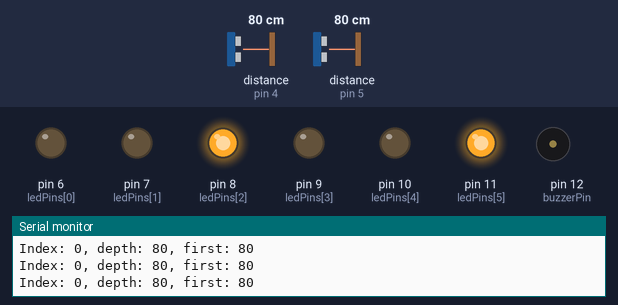
The sketch below on a simulated Arduino Uno, built with avr-gcc and run on an emulated ATmega328P. On the bench: output pins drawn as LEDs (lit = HIGH), buzzer (waves = sounding), the last lines printed to the serial monitor. Wiring (inferred from the names in the program): 2 × ultrasonic range finder: trigger pin 2, echo pin 4 / trigger pin 3, echo pin 5. Inputs (shaded band) come from the test bench; at power-on: distance to the obstacle (sensors on pin 4, pin 5) 80 cm. The echo pulse lasts 58.3 µs per cm; pins used as bus, display or sensor lines are not drawn.

Above: at 1.2 s.
1.3 s: distance to the obstacle (sensor on pin 4) set to 136 cm
4.3 s: distance to the obstacle (sensor on pin 4) set to 144 cm
At 5.3 s:
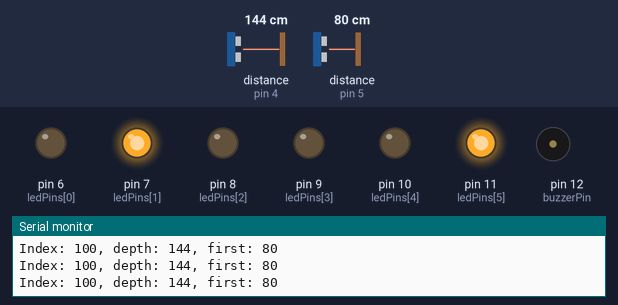
5.9 s: distance to the obstacle (sensor on pin 5) set to 64 cm
7.4 s: distance to the obstacle (sensor on pin 5) set to 57 cm
At 8.3 s:
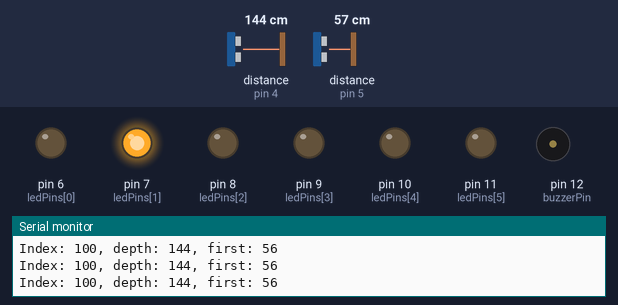
8.9 s: distance to the obstacle (sensor on pin 4) set to 2 cm
At 10.1 s:
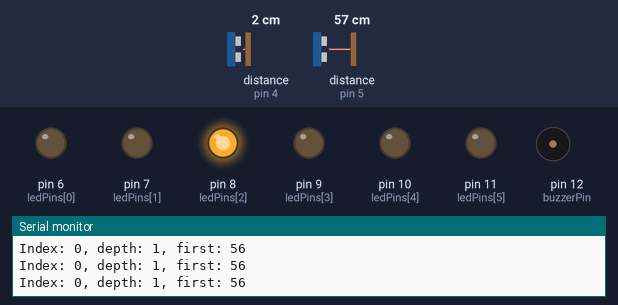
10.4 s: distance to the obstacle (sensor on pin 5) set to 48 cm
At 10.8 s:
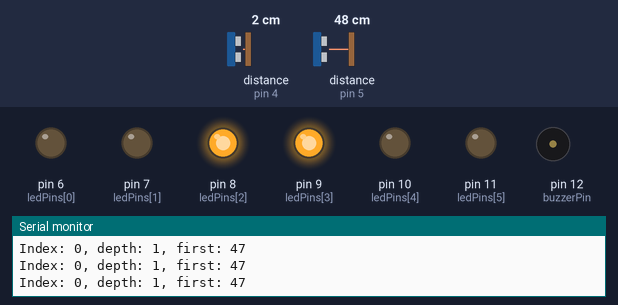
Timing chart, 0 to 12.9 s (numbered marks = the images above; inputs shaded):
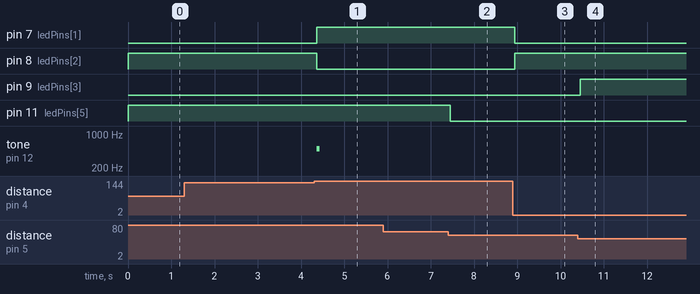

Measured:
- the behaviour switches between 139 and 140 cm on distance to the obstacle (sensor on pin 4) (found by bisection; images 0 and 1)
- the behaviour switches between 61 and 60 cm on distance to the obstacle (sensor on pin 5) (found by bisection; images 1 and 2)
- the behaviour switches between 51 and 50 cm on distance to the obstacle (sensor on pin 5) (found by bisection; images 3 and 4)
- after the input at 4.3 s, pin 7 (ledPins[1]): LOW → HIGH after 0.06 s; pin 8 (ledPins[2]): HIGH → LOW after 0.06 s; tone on pin 12 (buzzerPin): silent → 500 Hz after 0.06 s, → silent 0.07 s later
- after the input at 7.4 s, pin 11 (ledPins[5]): HIGH → LOW after 0.05 s
- after the input at 8.9 s, pin 7 (ledPins[1]): HIGH → LOW at once; pin 8 (ledPins[2]): LOW → HIGH at once
- after the input at 10.4 s, pin 9 (ledPins[3]): LOW → HIGH after 0.06 s

The sketch:

garage_distance_1.ino
```cpp
#define triggerPinDepth 2
#define triggerPinFirst 3
#define echoPinDepth 4
#define echoPinFirst 5
#define buzzerPin 12
int ledPins[6] = {
  6, 7, 8,        // depth
  9, 10, 11       // first line
};
int oldDistanceDepth;
int loopIndex;

// ******************************************* SETUP *******************************************
// *********************************************************************************************
// *********************************** DEPTH - CORRECT REANGE **********************************
int linePatternDepth[3] = {140, 150, 200}; // in cm (min, max, first line)
int buzzerTime = 1;
// ********************************* FIRST LINE - CORRECT RANGE ********************************
int linePatternFirst[2] = {50, 60}; // in cm (min, max)
// ***************************** SHOW DISTANCE ON SERIAL PORT MONITOR **************************
// **** CAUTION - RX LED WILL BE BLINKING ******* IF FALSE MEASUREMENT WILL BE MUCH FASTER *****
boolean showDistOnMonitor = true;
// *********************************************************************************************

void setup() {
  if (showDistOnMonitor) {
    Serial.begin (9600);
  }

  pinMode(triggerPinDepth, OUTPUT);
  pinMode(triggerPinFirst, OUTPUT);
  pinMode(echoPinDepth, INPUT);
  pinMode(echoPinFirst, INPUT);

  for (int i = 0; i < 6; i++) {
    pinMode(ledPins[i], OUTPUT);
  }

  pinMode(buzzerPin, OUTPUT);

  oldDistanceDepth = 300;
  loopIndex = 0;
}

void loop() {
  int distanceDepth = measureDist(triggerPinDepth, echoPinDepth);
  int distanceFirst = measureDist(triggerPinFirst, echoPinFirst);

  if (showDistOnMonitor) {
    Serial.print("Index: "); Serial.print(loopIndex); Serial.print(", depth: "); Serial.print(distanceDepth); Serial.print(", first: "); Serial.println(distanceFirst);
  }

  turnOffLeds();

  if (distanceDepth < linePatternDepth[0]) { // za blisko
    digitalWrite(ledPins[2], HIGH);
    noTone(buzzerPin);
    loopIndex = 0;
  } else if (distanceDepth >= linePatternDepth[0] && distanceDepth <= linePatternDepth[1]) { // wlasciwa glebokosc
    digitalWrite(ledPins[1], HIGH);
    if (loopIndex > buzzerTime) {
      noTone(buzzerPin);
      loopIndex = 100;
    } else {
      tone(buzzerPin, 500);
      loopIndex++;
    }
  } else if (distanceDepth > linePatternDepth[1] && distanceDepth <= linePatternDepth[2]) { // za daleko
    digitalWrite(ledPins[0], HIGH);
    noTone(buzzerPin);
    loopIndex = 0;
  } else { // first line
    noTone(buzzerPin);
    if (distanceFirst >= linePatternFirst[0] && distanceFirst <= linePatternFirst[1]) {
      digitalWrite(ledPins[4], HIGH);
    }
  }

  if (distanceFirst < linePatternFirst[0]) {
    digitalWrite(ledPins[3], HIGH);
  } else if (distanceFirst > linePatternFirst[1]) {
    digitalWrite(ledPins[5], HIGH);
  }

  oldDistanceDepth = distanceDepth;

  //delay(50);
}

int measureDist(int trigPin, int echoPin) {
  digitalWrite(trigPin, LOW);
  delayMicroseconds(2);
  digitalWrite(trigPin, HIGH);
  delayMicroseconds(10);
  digitalWrite(trigPin, LOW);

  long pulseTime = pulseIn(echoPin, HIGH);
  if (pulseTime > 0) {
    return pulseTime / 58;
  } else {
    return 300;
  }
}

void turnOffLeds() {
  for (int i = 0; i < 6; i++) {
    digitalWrite(ledPins[i], LOW);
  }
}
```
